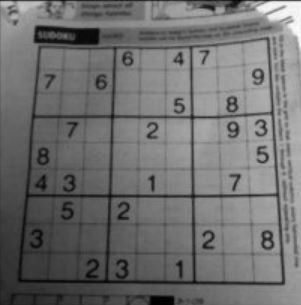
#> input picture OpenCV-Udemy/filtering/sudoku.JPG, 301 x 305 px
$ python gauss_mean_adaptif_filtering.py
#> lines starting #> are read from the running program, lines starting #| are printed output that depends on the picture; after the words box and inside, x2 and y2 are one past the last pixel; in counts of white or black regions, pixels touching at a corner belong together
import cv2
import numpy as np
from matplotlib import pyplot as plt

img = cv2.imread('sudoku.JPG', 0)
#> img is the input picture: shape (305, 301); min 0, max 253, mean 111.1
img = cv2.medianBlur(img, 5)
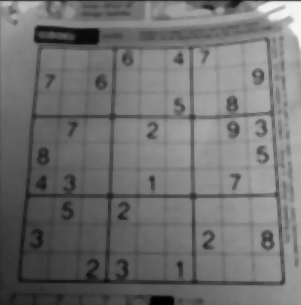
#> img: shape (305, 301); min 0, max 249, mean 112.3

_, threshold = cv2.threshold(img, 127, 255, cv2.THRESH_BINARY)
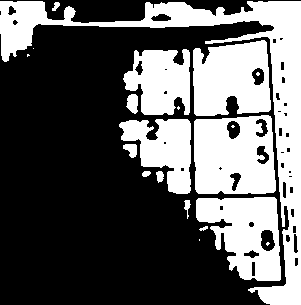
#> threshold: shape (305, 301); 37.3% white; 20 white regions (7 under 20 px), largest, box (x1, y1, x2, y2) and area: (0, 1, 301, 305) 12302, (194, 115, 276, 194) 5498, (193, 40, 271, 116) 4815
adaptiveThresholdMeanC = cv2.adaptiveThreshold(img, 255, cv2.ADAPTIVE_THRESH_MEAN_C, cv2.THRESH_BINARY, 11, 2) # ortalama alır
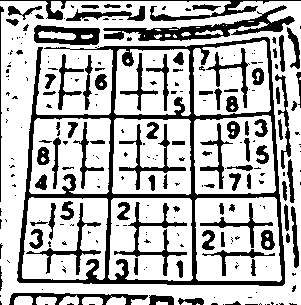
#> adaptiveThresholdMeanC: shape (305, 301); 71.8% white; 243 black regions (151 under 20 px), largest, box (x1, y1, x2, y2) and area: (17, 37, 285, 286) 8131, (103, 5, 295, 41) 1911, (0, 0, 301, 21) 1065
adaptiveThresholdGaussianC = cv2.adaptiveThreshold(img, 255, cv2.ADAPTIVE_THRESH_GAUSSIAN_C, cv2.THRESH_BINARY, 11, 2) # ağırlıklı ortalama alır
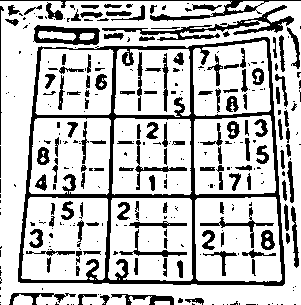
#> adaptiveThresholdGaussianC: shape (305, 301); 75.9% white; 325 black regions (189 under 20 px), largest, box (x1, y1, x2, y2) and area: (18, 37, 285, 286) 7404, (102, 5, 294, 41) 1259, (0, 0, 301, 21) 833

titles = ['ORG', 'Basic 127', 'MEANC', 'GAUSSIANC']
imgs = [img, threshold, adaptiveThresholdMeanC, adaptiveThresholdGaussianC]

for i in range(4):
    plt.subplot(2, 2, i + 1), plt.imshow(imgs[i], 'gray'), plt.title(titles[i])
    plt.xticks([]), plt.yticks([])
plt.show()

$ run again, with OpenCV-Udemy/filtering/gradient.JPG copied over OpenCV-Udemy/filtering/sudoku.JPG
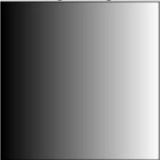
#> input picture OpenCV-Udemy/filtering/gradient.JPG, 160 x 160 px
#> img is the input picture: shape (160, 160); min 0, max 255, mean 125.6
#> `_, threshold = cv2.threshold(img, 127, 255, cv2.THRESH_BINARY)`:
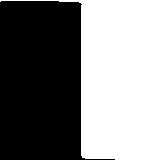
#> threshold: shape (160, 160); 49.6% white; 1 white region, box (x1, y1, x2, y2) and area: (0, 0, 160, 160) 12705
#> adaptiveThresholdMeanC: shape (160, 160); 91.7% white; 14 black regions (8 under 20 px), largest, box (x1, y1, x2, y2) and area: (0, 0, 113, 160) 1394, (15, 1, 160, 160) 314, (82, 16, 83, 151) 135, (39, 13, 40, 141) 128, (113, 1, 136, 6) 89, (139, 0, 155, 3) 44
#> adaptiveThresholdGaussianC: shape (160, 160); 92.9% white; 12 black regions (8 under 20 px), largest, box (x1, y1, x2, y2) and area: (0, 0, 105, 160) 1241, (20, 0, 160, 160) 348, (82, 16, 83, 151) 135, (113, 1, 136, 5) 68
#> `plt.show()`:
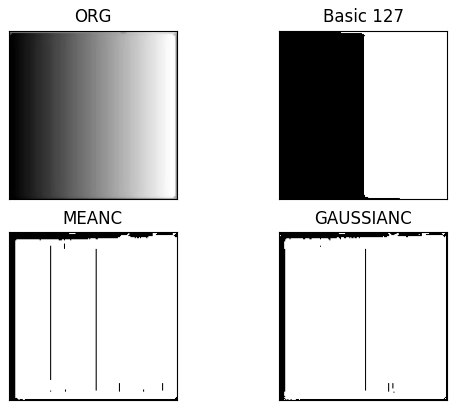
#> figure drawn by matplotlib, 4 panels
